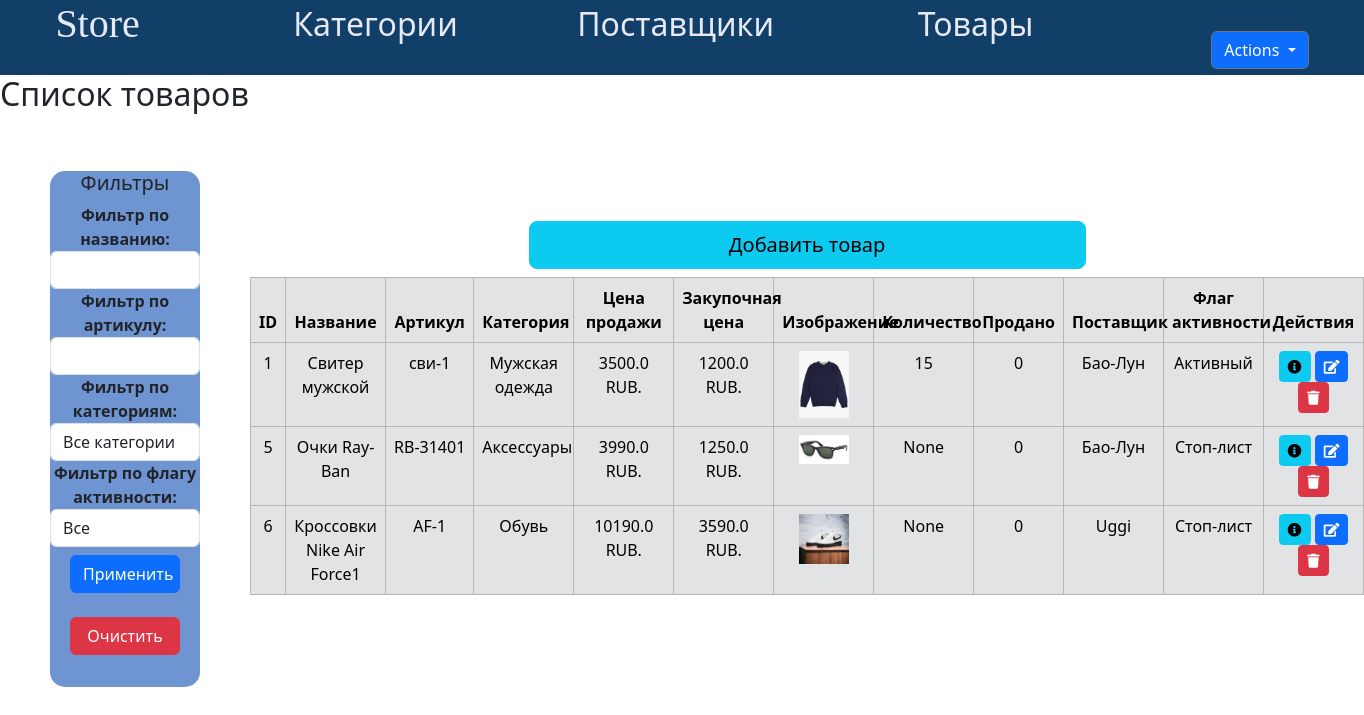
Page /goods_list/ (signed in) on the committed database.
### app_store/models.py (models this page shows, shortened)
class Good(models.Model):
    name = models.CharField(max_length=25, db_index=True,
                            verbose_name='название товара')
    part_number = models.CharField(max_length=10, verbose_name='артикул', default='')
    category = models.ForeignKey(GoodCategory, on_delete=models.CASCADE,
                                 verbose_name='категория',
                                 null=True)
    selling_price = models.FloatField(verbose_name='цена продажи')
    purchase_price = models.FloatField(verbose_name='закупочная цена')
    description = models.TextField(verbose_name='описание товара')
    image = models.ImageField(upload_to='goods/',
                              verbose_name='картинка товара',blank=True, null=True)
    quantity = models.IntegerField(verbose_name='кол-во товара', null=True)
    sold_quantity = models.IntegerField(default=0, verbose_name='кол-во продано')
    provider = models.ForeignKey(Provider, on_delete=models.CASCADE, verbose_name='поставщик')
    activity_choices = [
        ('a', 'Aктивный'),
        ('i', 'Стоп-лист')
    ]
    activity_flag = models.CharField(choices=activity_choices, max_length=1,
                                     default='i', verbose_name='флаг активности')
    class Meta:
        db_table = 'good'
        verbose_name = 'товар'
        verbose_name_plural = 'товары'

class GoodCategory(models.Model):
    name = models.CharField(verbose_name='категория товара', max_length=50,
                            db_index=True)
    class Meta:
        db_table = 'category'
        verbose_name = 'категория'
        verbose_name_plural = 'категории'
    def __str__(self):
        return f'{self.name}'

class Provider(models.Model):
    name = models.CharField(max_length=50, verbose_name='поставщик')
    phone_number = models.CharField(max_length=11, verbose_name='телефон поставщика')
    email = models.EmailField(max_length=50, verbose_name='почта')
    contact_person = models.CharField(max_length=255, verbose_name='контактное лицо')
    categories = models.ManyToManyField(GoodCategory, verbose_name='категории')
    class Meta:
        db_table = 'providers'
        verbose_name = 'поставщик'
        verbose_name_plural = 'поставщики'
    def __str__(self):
        return f'{self.name}'

### app_store/views.py (the view, shortened to what this page needs)
# urls.py: path('goods_list/', GoodsListView.as_view(), name='goods_list'),
class GoodsListView(View):
    def get(self, request):
        goods = Good.objects.all()
        categories = GoodCategory.objects.all()
        selected_category = request.GET.get('category')
        name_filter = request.GET.get('name')
        part_number_filter = request.GET.get('part_number')
        activity_flag = request.GET.get('activity_flag')
        if 'clear_filters' in request.GET:
            selected_category = None
            name_filter = ''
            part_number_filter = ''
            activity_flag = None
        if selected_category:
            goods = goods.filter(category__id=selected_category)
        if name_filter:
            goods = goods.filter(name__icontains=name_filter)
        if part_number_filter:
            goods = goods.filter(part_number__icontains=part_number_filter)
        if activity_flag:
            goods = goods.filter(activity_flag=activity_flag)
        form = GoodForm()
        return render(request, 'app_store/goods_list.html', {
            'goods': goods,
            'form': form,
            'categories': categories,
            'selected_category': selected_category,
            'name_filter': name_filter,
            'part_number_filter': part_number_filter,
            'activity_flag': activity_flag,
        })

### app_store/forms.py
class GoodForm(forms.ModelForm):
    class Meta:
        model = Good
        exclude = ['sold_quantity', 'quantity', 'activity_flag']

### app_store/templates/app_store/goods_list.html (shortened to what this page needs)
{% extends 'app_store/base.html' %}
{% load static %}
{% block links %}
    <link rel="stylesheet" type="text/css" href="{% static 'app_store/css/style1.css' %}">
    <link rel="stylesheet" href="https://cdn.jsdelivr.net/npm/bootstrap@5.3.2/dist/css/bootstrap.min.css">
    <link rel="stylesheet" href="https://cdnjs.cloudflare.com/ajax/libs/font-awesome/5.15.3/css/all.min.css">
{% endblock %}
{% block content %}
  <h2>Список товаров</h2>
<div style="display: flex;" >
    <div class="filterForm">
        <h5>Фильтры</h5>
        <form method="get" class="mb-3">
            <div class="form-group">
                <label for="name-filter"><b>Фильтр по названию:</b></label>
                <input style="margin: 0 auto; width: 150px;" type="text" class="form-control" id="name-filter" name="name" value="{{ request.get.name }}">
            </div>
            <div class="form-group">
                <label for="part-number-filter"><b>Фильтр по артикулу:</b></label>
                <input style="margin: 0 auto; width: 150px;" type="text" class="form-control" id="part-number-filter" name="part_number" value="{{ request.get.part_number }}">
            </div>
            <div class="form-group">
                <label for="category-filter"><b>Фильтр по категориям:</b></label>
                <select style="margin: 0 auto; width: 150px;" class="form-control" id="category-filter" name="category">
                    <option value="">Все категории</option>
                </select>
            </div>
            <div class="form-group">
                <label for="activity-filter"><b>Фильтр по флагу активности:</b></label>
                <select style="margin: 0 auto; width: 150px;" class="form-control" id="activity-filter" name="activity_flag">
                    <option value="">Все</option>
                </select>
            </div>
            <button style="width: 110px;" type="submit" class="btn btn-primary mt-2 mb-3">Применить</button>
            <button style="width: 110px;" class="btn btn-danger mt-2 mb-3" type="submit" name="clear_filters">Очистить</button>
        </form>
       </div>
      <div class="tableContainer">
          <div class="d-grid gap-2 col-6 mx-auto">
              <button type="button" class="btn btn-info btn-lg mb-2" data-bs-toggle="modal" data-bs-target="#addGoodModal">Добавить товар</button>
          </div>
        <table class="table table-secondary table-hover table-bordered text-center">
          <thead>
            <tr>
              <th>ID</th>
              <th>Название</th>
              <th>Артикул</th>
              <th>Категория</th>
              <th>Цена продажи</th>
              <th>Закупочная цена</th>
              <th>Изображение</th>
              <th>Количество</th>
              <th>Продано</th>
              <th>Поставщик</th>
              <th>Флаг активности</th>
              <th>Действия</th>
            </tr>
          </thead>
          <tbody>
            {% for good in goods %}
              <tr>
                <td>{{ good.id }}</td>
                <td>{{ good.name }}</td>
                <td>{{ good.part_number }}</td>
                <td>{{ good.category }}</td>
                <td>{{ good.selling_price }} RUB.</td>
                <td>{{ good.purchase_price }} RUB.</td>
                <td>{% if good.image %}<img src="{{ good.image.url }}" alt="{{ good.name }}" width="50">{% endif %}</td>
                <td>{{ good.quantity }}</td>
                <td>{{ good.sold_quantity }}</td>
                <td>{{ good.provider }}</td>
                <td>{{ good.get_activity_flag_display }}</td>
                <td>
                <a href="{% url 'good_detail' good.id %}" class="btn btn-info btn-sm" title="Подробнее">
                    <i class="fas fa-info-circle"></i>
                </a>
                 <button type="button" class="btn btn-primary btn-sm" onclick="location.href='/edit_good/1/'" title="Редактировать">
                    <i class="fas fa-edit"></i>
                </button>
                <form method="post" action="{% url 'delete_good' good.id %}'" style="display: inline;">
                  <button type="submit" class="btn btn-danger btn-sm" title="Удалить">
                    <i class="fas fa-trash"></i>
                  </button>
                </form>
                </td>
              </tr>
            {% empty %}
              <tr>
                <td colspan="12">Нет товаров</td>
              </tr>
            {% endfor %}
          </tbody>
        </table>
      </div>
    </div>
{% endblock %}

### app_store/static/app_store/css/style1.css (style rules this page uses)
body { background-color: #a2a8d3 }
.tableContainer { margin-top: 100px; width: 1500px; }
td, th { max-width: 100px; }
.filterForm { margin: 50px; width: 200px; text-align: center; background-color: #6F94D2; border-radius: 15px; }

### rows in the picture
Good: id "1", name "Свитер мужской", part_number "сви-1", category "Мужская одежда", selling_price "3500.0", purchase_price "1200.0", image (picture), quantity "15", sold_quantity "0", provider "Бао-Лун", activity_flag "Aктивный"
Good: id "5", name "Очки Ray-Ban", part_number "RB-31401", category "Аксессуары", selling_price "3990.0", purchase_price "1250.0", image (picture), quantity "None", sold_quantity "0", provider "Бао-Лун", activity_flag "Стоп-лист"
Good: id "6", name "Кроccовки Nike Air Force1", part_number "AF-1", category "Обувь", selling_price "10190.0", purchase_price "3590.0", image (picture), quantity "None", sold_quantity "0", provider "Uggi", activity_flag "Стоп-лист"
